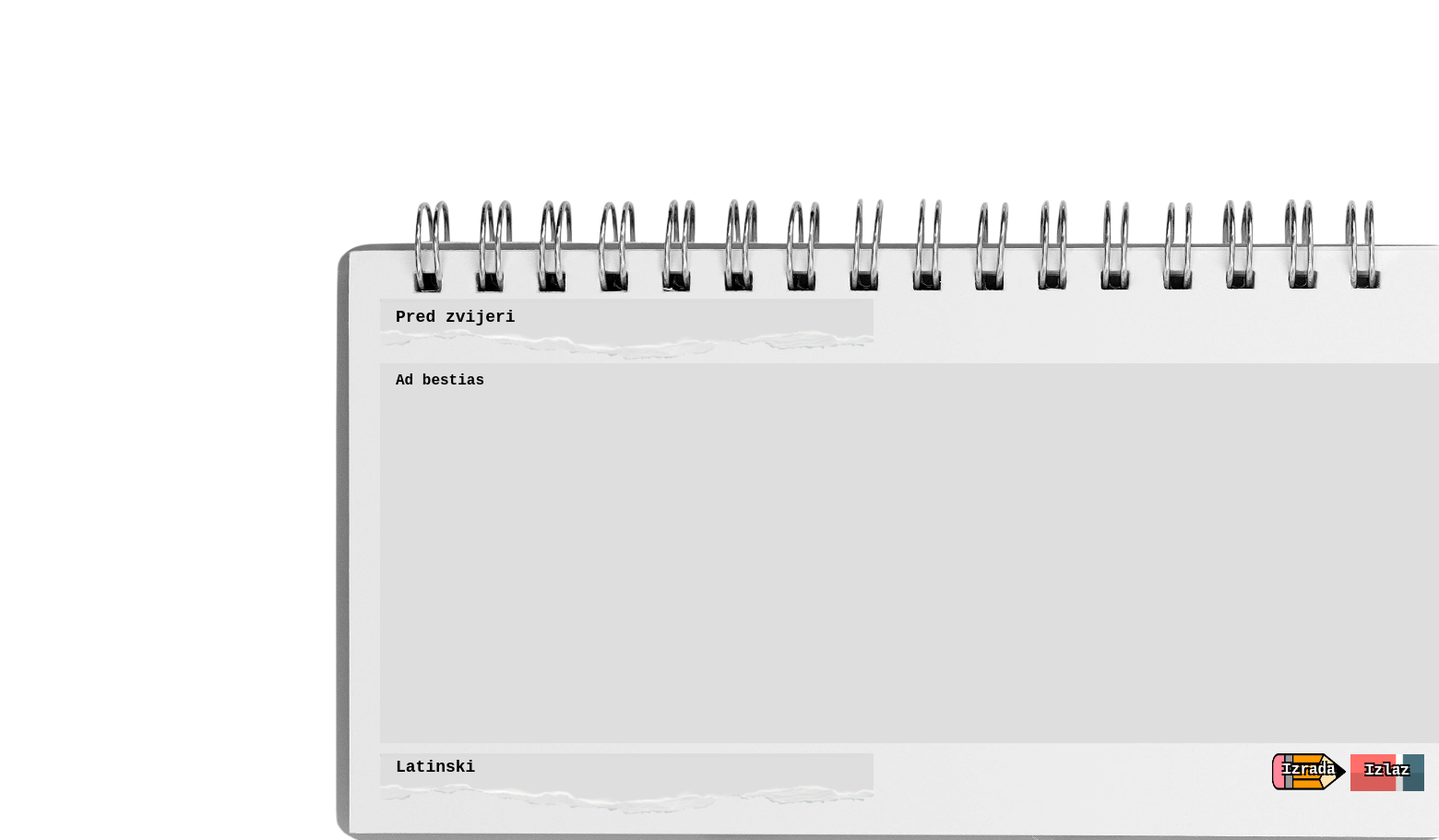
Page /uređivanje/29 on the committed database.
### app.py (models this page shows, shortened)
class FunctionSite(functionDatabase.Model):
    id = functionDatabase.Column(functionDatabase.Integer, primary_key=True)
    name = functionDatabase.Column(functionDatabase.String(30), nullable=False, default=' ')
    description = functionDatabase.Column(functionDatabase.String(600), nullable=False, default=' ')
    language = functionDatabase.Column(functionDatabase.String(12), nullable=False, default=' ')
    date_created = functionDatabase.Column(functionDatabase.DateTime, default=datetime.utcnow)
    bookmark = functionDatabase.Column(functionDatabase.Boolean, default=False)

### app.py (the view)
@app.route('/uređivanje/<int:id>', methods=['GET', 'POST'])
def open_edit(id):
    function_to_edit = FunctionSite.query.get_or_404(id)
    if request.method == 'POST':
        function_to_edit.description = request.form['description']
        function_to_edit.name = request.form['name']
        function_to_edit.language = request.form['language']
        try:
            functionDatabase.session.commit()
            return redirect('/')
        except:
            return 'Error: Uređivanje neuspješno :('
    else:
        return render_template('update.html', function=function_to_edit)

### templates/update.html (shortened to what this page needs)
{% extends 'base.html' %}
{% block body %}
            <div class="create_pannel" style="padding-left: 20px;">
                <form action="/uređivanje/{{ function.id }}" method="POST">
                    <input style="margin-top: 30px; width: 1102px; border-radius: 7px; z-index: 6; position: absolute;" type="search" class="small-input-field" placeholder="Naziv" maxlength="30" name="name" id="name" value="{{ function.name }}">
                    <img src="../static/images/SearchBAR.png" style="position: absolute; width: 535px; height: 40; z-index: 5; margin-top: 30px;">
                    <textarea rows="4" cols="121.5" class="description" placeholder="Opis(600 znakova)" maxlength="600" name="description" id="description" style="margin-top: 100px; position: absolute;">{{ function.description }}</textarea>
                    <div class="create" style="margin-left: 967px; margin-top: 523px; position: absolute; cursor: pointer;">
                        <img src="../static/images/CreateBTN.png" height="40px" width="80px" style="z-index: 4;">
                        <span class="createtext" style="z-index: 5;">Izrada</span>
                        <input type="submit" class="createbtn" style="color: transparent; position: absolute; background: transparent; border: none; outline: none; z-index: 6; margin-left: -80px;">
                    </div>
                    <div class="create" style="margin-left: 1052px; margin-top: 524px; position: absolute;">
                        <a href="/zatvaranje">
                            <img src="../static/images/eraser.png" height="40px" width="80px">
                            <span class="createtext">Izlaz</span>
                        </a>
                    </div>
                    <input style="margin-top: 523px; margin-right: 827px; width: 300px; border-radius: 7px; height: 30px; z-index: 6; position: absolute;" type="search" class="small-input-field" placeholder="Predmet" maxlength="12" name="language" id="language" value="{{ function.language }}">
                    <img src="../static/images/SearchBAR.png" style="position: absolute; width: 535px; height: 40; z-index: 5; margin-top: 523px;">
                </form>
            </div>
{% endblock %}

### static/css/main.css (style rules this page uses)
body { font-family: Consolas, Menlo, Monaco, Lucida Console, Liberation Mono, DejaVu Sans Mono, Bitstream Vera Sans Mono, Courier New, monospace, serif; background-image: url('../images/Background.jpg'); background-repeat: no-repeat; background-attachment: fixed; background-size: cover; }
form { margin-top: 20px; }
::placeholder { color: #4d4d4d; font-weight: bold; opacity: 1; }
.create { margin-left: 1182px; margin-top: 220px; position: absolute; }
.createbtn { text-align: center; background-color: #272727; border: 1px solid #3b3b3b; box-sizing: border-box; border-radius: 25px; height: 40px; padding-top: 9px; padding-bottom: 10px; padding-left: 16px; padding-right: 16px; font-weight: bolder; color: white; text-decoration: none; }
.createtext { text-align: center; position: absolute; top: 40%; left: 50%; transform: translate(-50%, -50%); font-weight: bolder; color: white; font-weight: bold; text-shadow: -2px -2px 0 #000, 2px -2px 0 #000, -2px 2px 0 #000, 2px 2px 0 #000; text-decoration: none; }
.small-input-field { height: 40px; padding-left: 17px; background: transparent; border: none; outline: none; font-size: large; font-family: Consolas, Menlo, Monaco, Lucida Console, Liberation Mono, DejaVu Sans Mono, Bitstream Vera Sans Mono, Courier New, monospace, serif; }
input, select, textarea { color: rgb(0, 0, 0); font-weight: bold; }
.create_pannel { position: absolute; margin-top: 266px; margin-left: 384px; width: 1152px; height: 648px; z-index: 5; background: transparent; }
.description { height: 400px; padding-left: 17px; padding-top: 10px; margin-top: 25px; background-color: #dedede; font-size: medium; font-family: Consolas, Menlo, Monaco, Lucida Console, Liberation Mono, DejaVu Sans Mono, Bitstream Vera Sans Mono, Courier New, monospace, serif; border: none; outline: none; color:#000000; }

### rows in the picture
FunctionSite: name "Pred zvijeri", description "Ad bestias", language "Latinski"
